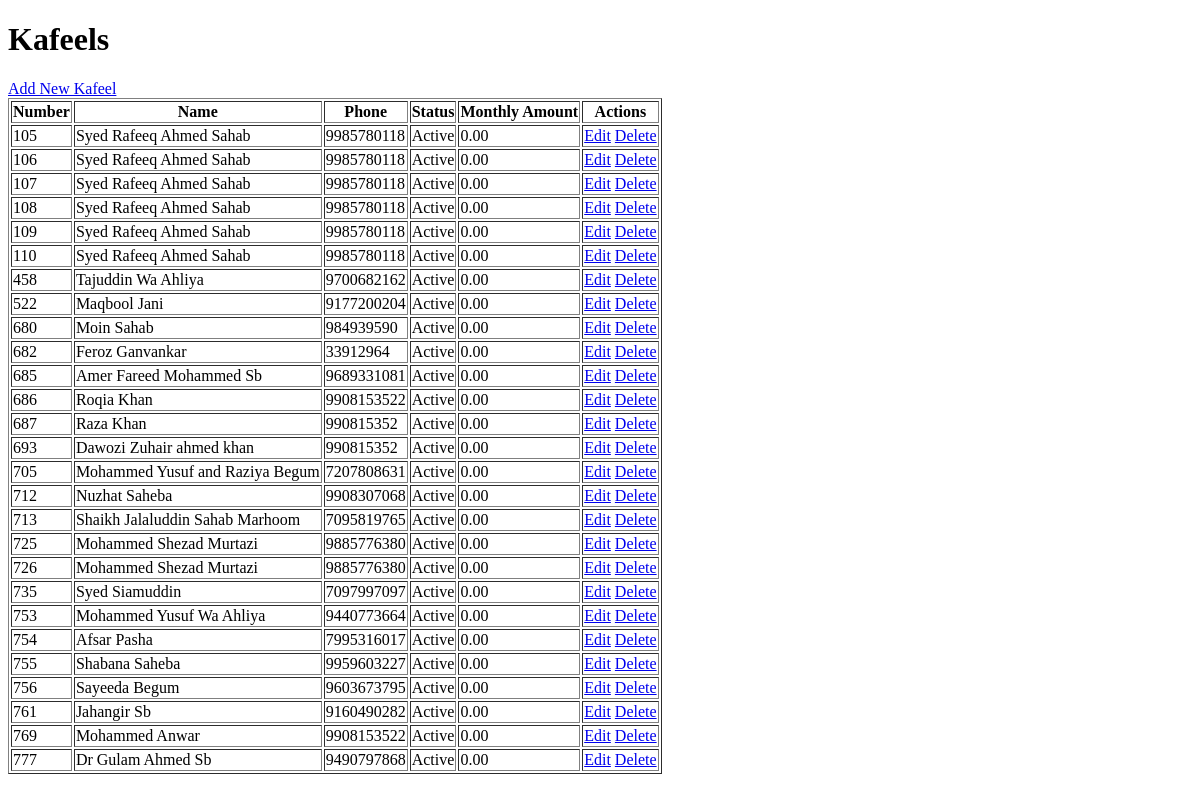
The page /kafeel/ on the database as committed earlier.
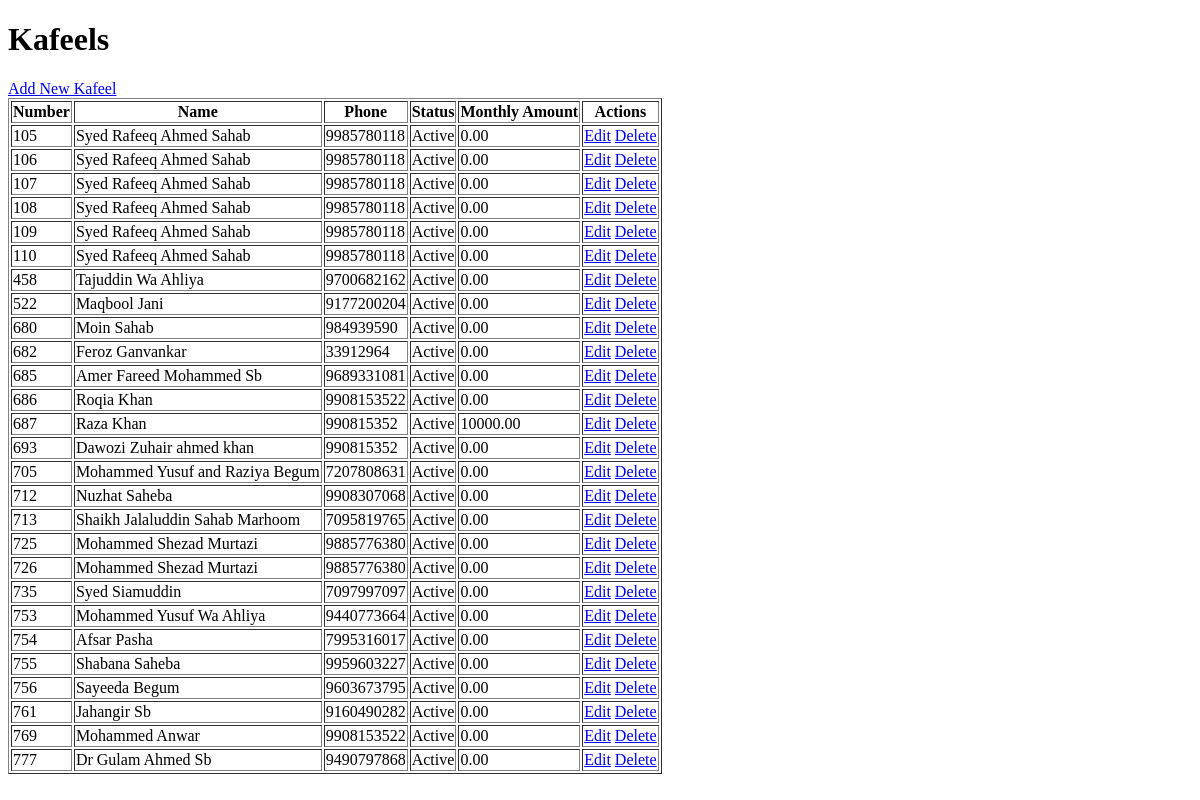
The same page on the database as committed later.
### kifalat/models.py (models this page shows, shortened)
class Kafeel(models.Model):
    number = models.IntegerField(unique=True, primary_key=True)
    name = models.CharField(max_length=255)
    phone = models.CharField(max_length=10)
    address = models.TextField()
    tawassut = models.ForeignKey(Tawassut, on_delete=models.SET_NULL, null=True)
    STATUS_CHOICES = [
        ('Active', 'Active'),
        ('Deactive', 'Deactive'),
    ]
    status = models.CharField(max_length=20, choices=STATUS_CHOICES, default='Active')
    monthly_amount = models.DecimalField(max_digits=10, decimal_places=2, default=0.0)

### kifalat/views.py (the view)
# urls.py: path('kafeel/', kafeel_list, name='kafeel_list'),
def kafeel_list(request):
    kafeels = Kafeel.objects.all()
    return render(request, 'kafeel_list.html', {'kafeels': kafeels})

### kifalat/templates/kafeel_list.html (shortened to what this page needs)
<!DOCTYPE html>
<html>
<head>
</head>
<body>
    <h1>Kafeels</h1>
    <a href="{% url 'kafeel_add' %}">Add New Kafeel</a>
    <table border="1">
        <thead>
            <tr>
                <th>Number</th>
                <th>Name</th>
                <th>Phone</th>
                <th>Status</th>
                <th>Monthly Amount</th>
                <th>Actions</th>
            </tr>
        </thead>
        <tbody>
            {% for kafeel in kafeels %}
                <tr>
                    <td>{{ kafeel.number }}</td>
                    <td>{{ kafeel.name }}</td>
                    <td>{{ kafeel.phone }}</td>
                    <td>{{ kafeel.status }}</td>
                    <td>{{ kafeel.monthly_amount }}</td>
                    <td>
                        <a href="{% url 'kafeel_edit' kafeel.number %}">Edit</a>
                        <a href="{% url 'kafeel_delete' kafeel.number %}">Delete</a>
                    </td>
                </tr>
            {% endfor %}
        </tbody>
    </table>
</body>
</html>

Rows that differ between the two databases and show on the page:
changed Kafeel "Raza Khan": monthly_amount "0.00" → "10000.00"
